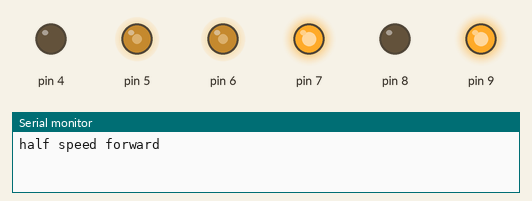
Simulated run of this sketch. Board: Arduino Uno, built with avr-gcc and run on an emulated ATmega328P. On the bench: output pins drawn as LEDs (lit = HIGH), the last lines printed to the serial monitor.

Above: at 0.1 s.
At 4.1 s:
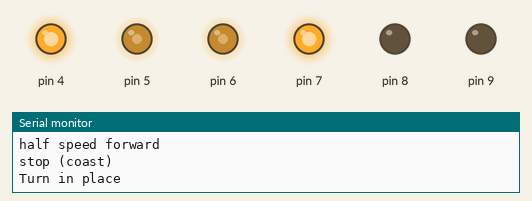
At 8.1 s:
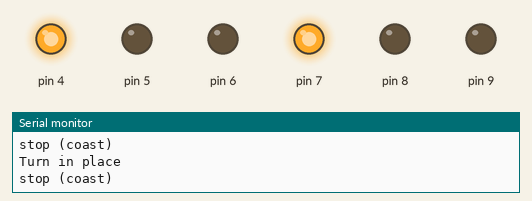
At 16.1 s:
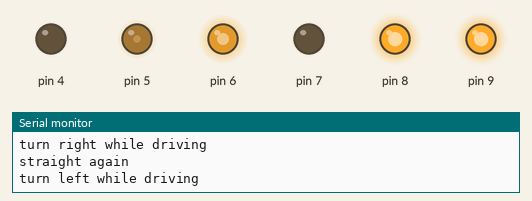
At 20.1 s:
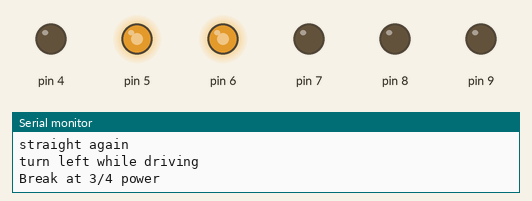
At 38.1 s:
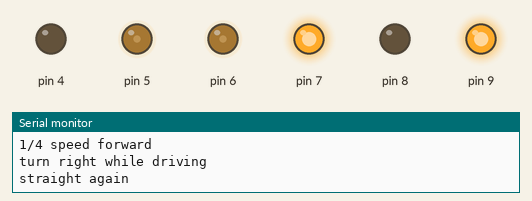
Timing chart, 0 to 39.6 s (numbered marks = the images above):
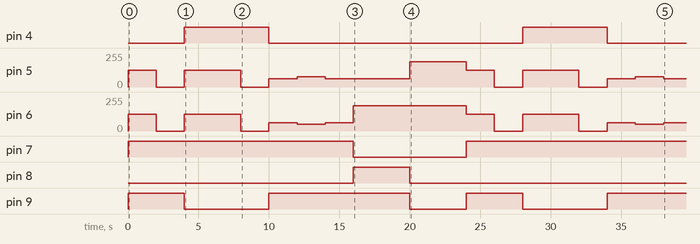

Measured:
- by itself, pin 4: alternates HIGH for 6.0 s and LOW for 18.0 s
- by itself, pin 5: 0/255 → 127/255 at 0.00 s, → 0/255 2.0 s later, → 127/255 2.0 s later, → 0/255 4.0 s later, … (15 changes in this stretch)
- by itself, pin 6: 0/255 → 127/255 at 0.00 s, → 0/255 2.0 s later, → 127/255 2.0 s later, → 0/255 4.0 s later, … (15 changes in this stretch)
- by itself, pin 7: HIGH → LOW at 16.0 s, → HIGH 8.0 s later
- by itself, pin 8: LOW → HIGH at 16.0 s, → LOW 4.0 s later
- by itself, pin 9: goes LOW 6.0 s, HIGH 10.0 s, LOW 4.0 s, HIGH 4.0 s, LOW 6.0 s, then HIGH

The sketch:

robot_ong2.ino
```cpp
// (licence header left out)
#include <VNH3SP30.h>

VNH3SP30 Motor1;    // define control object for motor 1
VNH3SP30 Motor2;    // define control object for motor 2

// motor pins (DIAG and CS pins not used in this example)
#define M1_PWM 5    // pwm pin motor 2
#define M1_INA 7    // control pin INA 3
#define M1_INB 8    // control pin INB 4

#define M2_PWM 6    // pwm pin motor 5
#define M2_INA 4    // control pin INA 6
#define M2_INB 9    // control pin INB 7

void setup() {
  // Setting up motor connections.
  // Please note the INA and INB pins are switched for motor2 as with this vehicle
  // this motor will run the reverse direction when the vehicle moves forward.

  Motor1.begin(M1_PWM, M1_INA, M1_INB, -1, -1);    // Motor 1 object connected through specified pins
  Motor2.begin(M2_PWM, M2_INB, M2_INA, -1, -1);    // Motor 2 object connected through specified pins
  Serial.begin(115200);
}

void setSpeed(int speed) {
  Motor1.setSpeed(speed);
  Motor2.setSpeed(speed);
}

void brake(int brakePower) {
  Motor1.brake(brakePower);
  Motor2.brake(brakePower);
}

void turn(int angle) {
  // turn vehicle by providing different speed settings to the motors.
  // angle can be positive (right turn) or negative (left turn).
  // If the vehicle is already stopped, the vehicle will turn in place.
  int currentSpeed = (Motor1.speed + Motor2.speed) / 2;
  Motor1.setSpeed(currentSpeed + angle);
  Motor2.setSpeed(currentSpeed - angle);
}

void loop() {
  Serial.println("half speed forward");
  setSpeed(200); // Vehicle half-speed "forward"
  delay(2000);   // drive for 2 seconds

  Serial.println("stop (coast)");
  setSpeed(0); // Vehicle stop (coasting)
  delay(2000); // wait for 2 seconds

  Serial.println("Turn in place");
  turn(200); // turn slow
  delay(4000); // turn for 2 seconds

  Serial.println("stop (coast)");
  setSpeed(0); // motor stop
  delay(2000); // wait for 2 seconds

  Serial.println("1/4 speed forward");
  setSpeed(100); // Vehicle 1/4-speed "forward"
  delay(2000); // drive for 2 seconds

  Serial.println("turn right while driving");
  turn(20); // turn
  delay(2000); // drive while turning for 2 seconds

  Serial.println("straight again");
  turn(0); // turn
  delay(2000); // drive for 2 seconds

  Serial.println("turn left while driving");
  turn(-200); // turn
  delay(4000); // drive while turning for 2 seconds

  Serial.println("Break at 3/4 power");
  brake(300); // motor brake at 3/4 power
  delay(4000); // wait for 4 seconds
}
```
